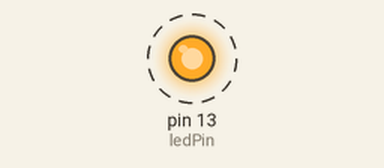
Bench run of a sketch on a simulated Arduino Uno, built with avr-gcc and run on an emulated ATmega328P. Shown: output pins drawn as LEDs (lit = HIGH). Dashed ring = blinking. What the sketch prints to the serial monitor is not drawn.

Above: at 0.2 s.
Timing chart, 0 to 3.0 s (numbered marks = the images above):
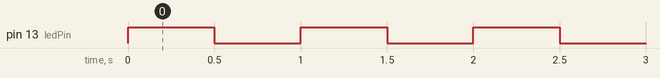

Measured:
- by itself, pin 13 (ledPin): alternates HIGH for 0.50 s and LOW for 0.50 s

The sketch:

serialMillis.ino
```cpp
unsigned long myTime;
const int ledPin = LED_BUILTIN;
void setup(){
  Serial.begin(9600);
  pinMode(ledPin, OUTPUT);
}
void loop(){
  Serial.print("Time:");
  myTime = millis();
  Serial.println(myTime);
  digitalWrite(ledPin, HIGH);
  delay(500);
  digitalWrite(ledPin, LOW);
  delay(500);
}
```
